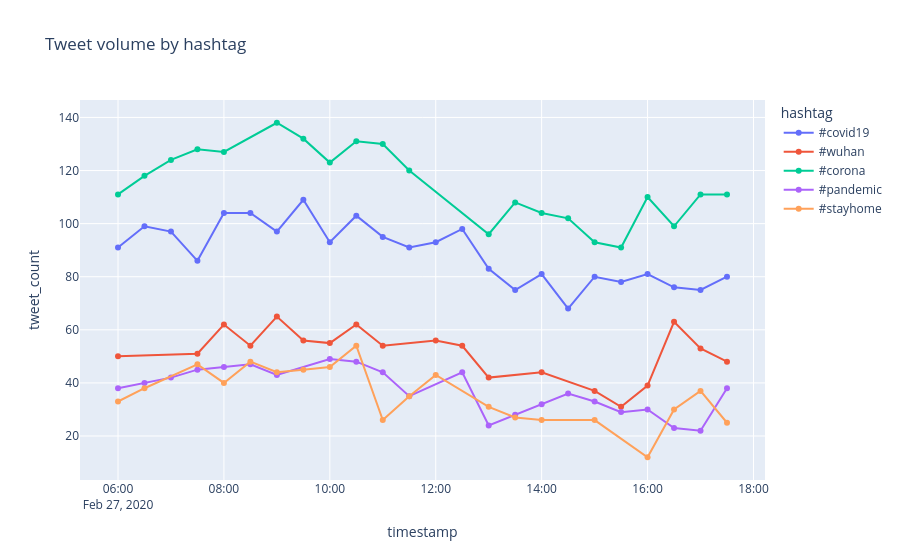

Write notebook code for a chart like this one.
### Markdown cell above
## 4. Interactive plots with plotly.express

Same time series as section 2, but interactive — hover, zoom, toggle traces. Plotly Express is the high-level API; one line of code per plot.

### Code cell
fig = px.line(df, x='timestamp', y='tweet_count', color='hashtag',
              markers=True, title='Tweet volume by hashtag')
fig.show()
